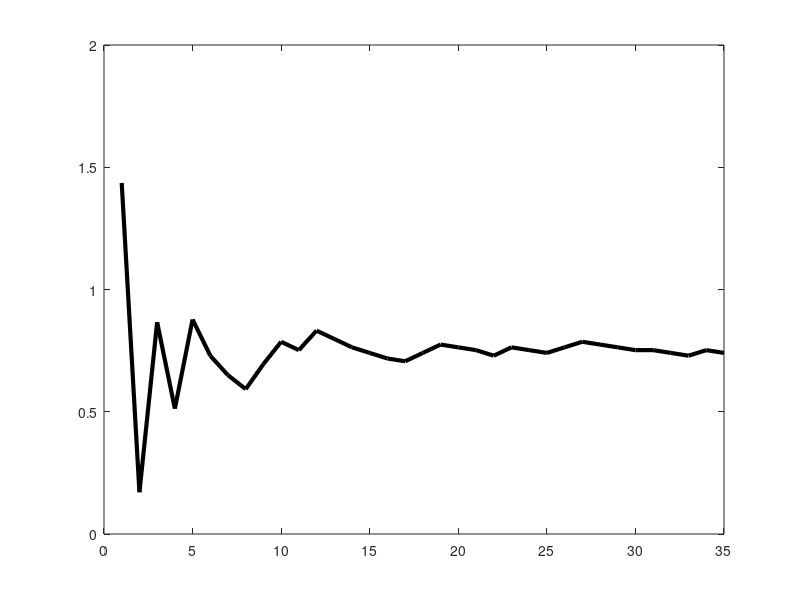

This figure's MATLAB source: (Note: this script raises an error after producing the figure.)
figure(3)
load('./data/staircase.mat')


plot(staircase,'k','Linewidth',3); hold on


staircase = staircase;


for c = 1 : length(staircase)-1
    
    tmp = staircase(c) - staircase(c+1)
    
    if tmp>0
        
        h=plot(c,staircase(c),'.r','MarkerSize',40,'Color',round([79 126 96]/255,2))
        
        tmp_vec(c) = 0;
    else
        h2 = plot(c,staircase(c),'.r','MarkerSize',40)
        
        tmp_vec(c) = 1;
    end
end

legend([h h2],{'Correct';'Incorrect'})



ylabel('Flanker spacing (deg)')
xlabel({'Tested letter';'Trial number'})
xlabel({'Trial number'})

set(gca,'Fontsize',15)
title(sprintf('Example of Quest staircase at 2.5 %s',char(176)))



set(gcf,'Position',[ 560   409   867   539])